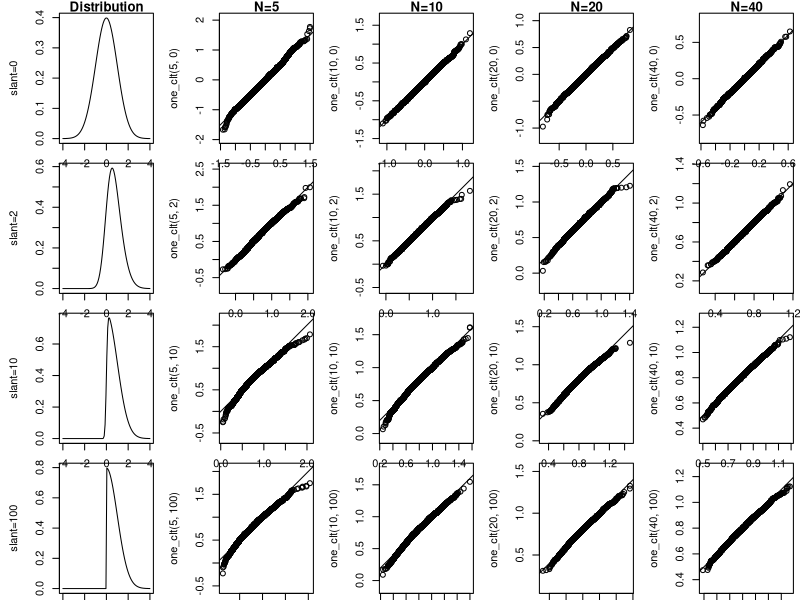

Recreate this plot in R.
## ---- chunk 1
require(magrittr)
require(sn)

# Parameters that do not change
R <- 5000; location <- 0; scale <- 1
# Parameters that change
one_sim <-function(N,slant){
  # Quantites to calculate/generate
  delta <- slant/(sqrt(1+slant^2))
  pop_mean <- location+scale*delta*(sqrt(2/pi))
  pop_sd <- sqrt(scale^2*(1-(2*delta^2)/pi))
  random.skew <- array(rsn(R*N, xi = location, omega = scale, alpha = slant), dim = c(R,N))
  sample_dist_sim <- apply(random.skew, 1, mean)
  sample_dist_sim
}
one_clt <-function(N,slant){
  delta <- slant/(sqrt(1+slant^2))
  pop_mean <- location+scale*delta*(sqrt(2/pi))
  pop_sd <- sqrt(scale^2*(1-(2*delta^2)/pi))
  Z <- rnorm(R)
  sample_dist_clt <- Z*(pop_sd/sqrt(N)) + pop_mean
}
# QQ plot
par(mfrow=c(4,5))
par(mar=c(0.5, 4.5, 1, 0.5))
plot(seq(-4, 4, length=100),dsn(seq(-4, 4, length=100),0,1,0),type='l',main='Distribution',ylab='slant=0')
qqplot(one_sim(5,0), one_clt(5,0), asp = 1,main='N=5')
abline(0,1)
qqplot(one_sim(10,0), one_clt(10,0), asp = 1,main='N=10')
abline(0,1)
qqplot(one_sim(20,0), one_clt(20,0), asp = 1,main='N=20')
abline(0,1)
qqplot(one_sim(40,0), one_clt(40,0), asp = 1,main='N=40')
abline(0,1)
plot(seq(-4, 4, length=100),dsn(seq(-4, 4, length=100),0,1,2),type='l',ylab='slant=2')
qqplot(one_sim(5,2), one_clt(5,2), asp = 1)
abline(0,1)
qqplot(one_sim(10,2), one_clt(10,2), asp = 1)
abline(0,1)
qqplot(one_sim(20,2), one_clt(20,2), asp = 1)
abline(0,1)
qqplot(one_sim(40,2), one_clt(40,2), asp = 1)
abline(0,1)
plot(seq(-4, 4, length=100),dsn(seq(-4, 4, length=100),0,1,10),type='l',ylab='slant=10')
qqplot(one_sim(5,10), one_clt(5,10), asp = 1)
abline(0,1)
qqplot(one_sim(10,10), one_clt(10,10), asp = 1)
abline(0,1)
qqplot(one_sim(20,10), one_clt(20,10), asp = 1)
abline(0,1)
qqplot(one_sim(40,10), one_clt(40,10), asp = 1)
abline(0,1)
plot(seq(-4, 4, length=100),dsn(seq(-4, 4, length=100),0,1,100),type='l',ylab='slant=100')
qqplot(one_sim(5,100), one_clt(5,100), asp = 1)
abline(0,1)
qqplot(one_sim(10,100), one_clt(10,100), asp = 1)
abline(0,1)
qqplot(one_sim(20,100), one_clt(20,100), asp = 1)
abline(0,1)
qqplot(one_sim(40,100), one_clt(40,100), asp = 1)
abline(0,1)
